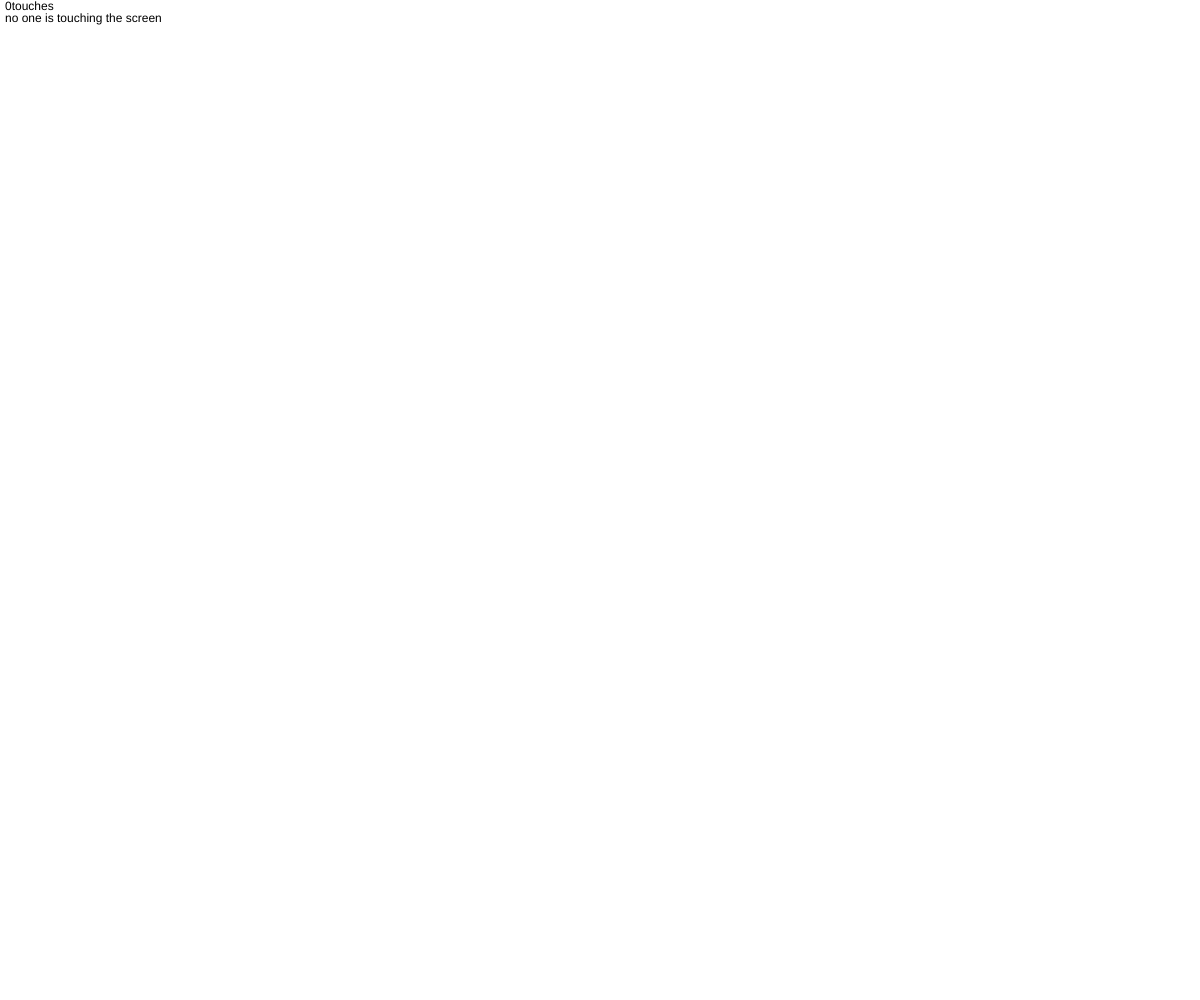
Frame 1 (no input)
Frame 60 (no input): identical to frame 1, image omitted
Frame 120 (the mouse pressed at the canvas centre since frame 60): identical to frame 1, image omitted

The p5.js sketch that drew this single still picture (run headless with seeded random() and noise() and a simulated clock; from frame 60 on, the mouse is pressed at the canvas centre):

// p5.js sketch
// ── sketch.js
let numberOfTouches ;

function setup() {
  createCanvas(windowWidth, windowHeight);
}

function draw() {
  clear();
  numberOfTouches = touches.length; //this automatically comes in
  text(numberOfTouches + 'touches', 5, 10);

  switch(numberOfTouches) {
    case 0:
      text("no one is touching the screen", 5, 22) ;
      break ;

      case 1:
       text("it's kind of lonely here", 5, 22) ;
       ellipse(mouseX, mouseY, 50, 50);
      // put a picture here
      break ;

      case 2:
      text("two fingers are touching the screen", 5, 22) ;
      ellipse(mouseX, mouseY, 50, 50);
            // put a picture here
      break ;

      case 3:
     text("three are touching the screen", 5, 22) ;
     ellipse(mouseX, mouseY, 50, 50);
            // put a picture here
      break ;
  }
}
